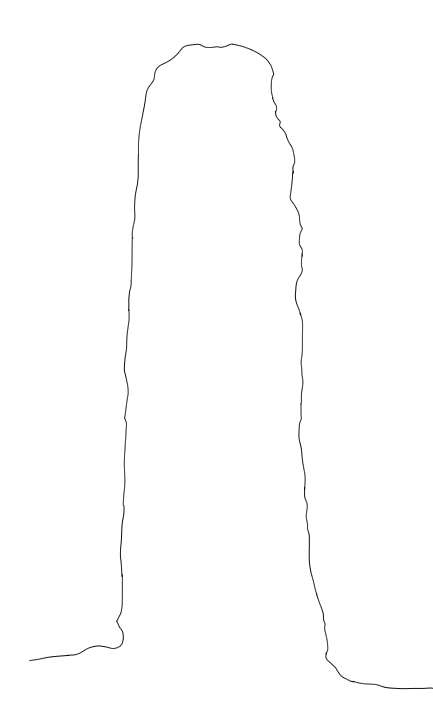
#> input picture carved_edges_solo.png, 433 x 708 px
$ python curvaturefinder.py
#> lines starting #> are read from the running program, lines starting #| are printed output that depends on the picture; after the words box and inside, x2 and y2 are one past the last pixel; in counts of white or black regions, pixels touching at a corner belong together
import cv2
import matplotlib.pyplot as plt
import numpy as np

# Load the image
image_path = "carved_edges_solo.png"
image = cv2.imread(image_path, cv2.IMREAD_GRAYSCALE)
#> image is the input picture: shape (708, 433); min 2, max 255, mean 253.9

# Perform edge detection
edges = cv2.Canny(image, threshold1=150, threshold2=150)
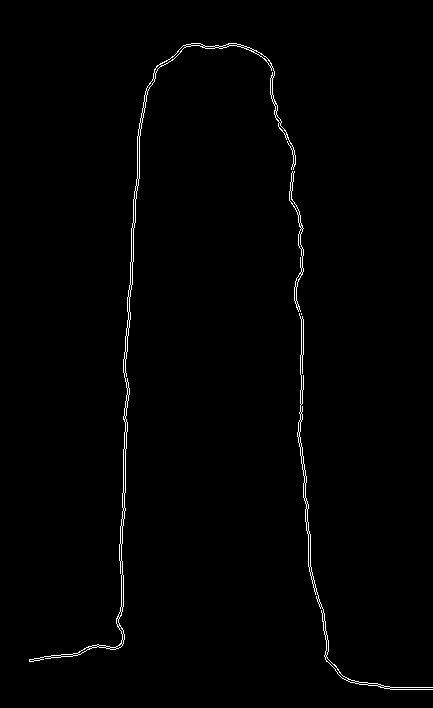
#> edges: shape (708, 433); 0.99% white in thin lines or dots, all inside (x1, y1, x2, y2) = (29, 43, 433, 690)

# Display the original image and the detected edges
fig, ax = plt.subplots(1, 2, figsize=(10, 5))
ax[0].imshow(image, cmap='gray')
ax[0].set_title('Original Image')
ax[1].imshow(edges, cmap='gray')
ax[1].set_title('Detected Edges')
plt.show()
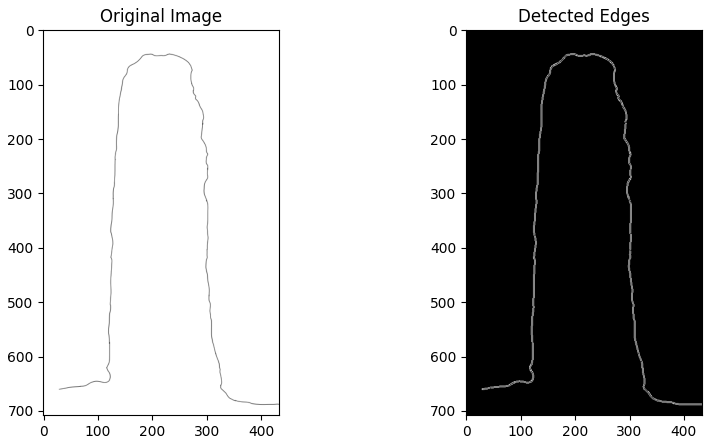
#> figure drawn by matplotlib, 2 panels
